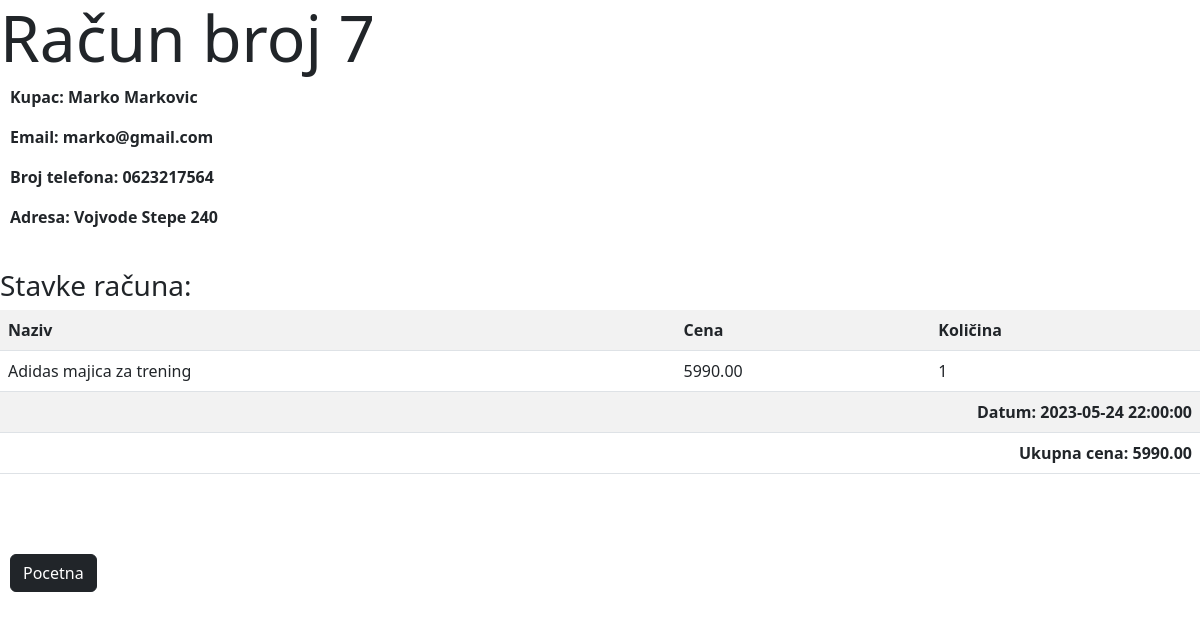
Page /racun.php?id_racuna=7 (signed in) on the committed database.
### tables this page shows
CREATE TABLE `korisnik` (
  `id_korisnika` int(11) NOT NULL,
  `ime` varchar(50) DEFAULT NULL,
  `prezime` varchar(50) DEFAULT NULL,
  `username` varchar(50) DEFAULT NULL,
  `password` varchar(50) DEFAULT NULL,
  `email` varchar(100) DEFAULT NULL,
  `broj_telefona` varchar(20) DEFAULT NULL,
  `adresa` varchar(100) DEFAULT NULL
);

CREATE TABLE `racun_proizvod` (
  `id_proizvoda` int(11) DEFAULT NULL,
  `id_racuna` int(11) DEFAULT NULL,
  `ukupna_kolicina` int(11) DEFAULT NULL
);

CREATE TABLE `proizvod` (
  `id_proizvoda` int(11) NOT NULL,
  `naziv` varchar(100) DEFAULT NULL,
  `kategorija` varchar(50) DEFAULT NULL,
  `cena` decimal(10,2) DEFAULT NULL,
  `kolicina` int(11) DEFAULT NULL
);

CREATE TABLE `racun` (
  `id_racuna` int(11) NOT NULL,
  `id_korisnika` int(11) DEFAULT NULL,
  `datum` timestamp NULL DEFAULT NULL,
  `ukupna_cena` decimal(10,2) DEFAULT NULL
);

### racun.php (the view, shortened to what this page needs)
<?php
$servername = "localhost";
$username = "root";
$password = "";
$dbname = "is_projekat";
$conn = new mysqli($servername, $username, $password, $dbname);
if (isset($_GET['id_racuna'])) {
    $id_racuna = $_GET['id_racuna'];
    $sql_racun = "SELECT * FROM racun WHERE id_racuna = '$id_racuna'";
    $result_racun = $conn->query($sql_racun);
    $row_racun = $result_racun->fetch_assoc();
    if ($row_racun) {
        $id_korisnika = $row_racun['id_korisnika'];
        $datum = $row_racun['datum'];
        $ukupna_cena = $row_racun['ukupna_cena'];
        $sql_korisnik = "SELECT * FROM korisnik WHERE id_korisnika = '$id_korisnika'";
        $result_korisnik = $conn->query($sql_korisnik);
        $row_korisnik = $result_korisnik->fetch_assoc();
        $ime = $row_korisnik['ime'];
        $prezime = $row_korisnik['prezime'];
        $email = $row_korisnik['email'];
        $broj_telefona = $row_korisnik['broj_telefona'];
        $adresa = $row_korisnik['adresa'];
    } else {
        echo "Račun ne postoji.";
        exit();
    }
} else {
    echo "Nedostaje ID računa.";
    exit();
}
?>
<!DOCTYPE html>
<html>
<head>
    <link href="https://cdn.jsdelivr.net/npm/bootstrap@5.3.0-alpha3/dist/css/bootstrap.min.css" rel="stylesheet">
</head>
<body>
    <h1 class="display-3">Račun broj <?php echo $id_racuna; ?></h1>
    <p style="margin-left:10px; font-weight:bold;">Kupac: <?php echo $ime . " " . $prezime; ?></p>
    <p style="margin-left:10px; font-weight:bold;">Email: <?php echo $email; ?></p>
    <p style="margin-left:10px; font-weight:bold;">Broj telefona: <?php echo $broj_telefona; ?></p>
    <p style="margin-left:10px; font-weight:bold;">Adresa: <?php echo $adresa; ?></p>
    <br>
    <h3>Stavke računa:</h3>
    <table class="table table-striped">
        <tr>
            <th>Naziv</th>
            <th>Cena</th>
            <th>Količina</th>
        </tr>
        <?php
        $sql_stavke = "SELECT p.naziv, p.cena, rp.ukupna_kolicina
                       FROM racun_proizvod rp
                       INNER JOIN proizvod p ON rp.id_proizvoda = p.id_proizvoda
                       WHERE rp.id_racuna = '$id_racuna'";
        $result_stavke = $conn->query($sql_stavke);
        if ($result_stavke->num_rows > 0) {
            while ($row_stavke = $result_stavke->fetch_assoc()) {
                $naziv = $row_stavke['naziv'];
                $cena = $row_stavke['cena'];
                $kolicina = $row_stavke['ukupna_kolicina'];
                ?>
                <tr>
                    <td><?php echo $naziv; ?></td>
                    <td><?php echo $cena; ?></td>
                    <td><?php echo $kolicina; ?></td>
                </tr>
                <?php
            }
        } else {
            echo "<tr><td colspan='3'>Nema stavki na računu.</td></tr>";
        }
        ?>
        <tr>
            <td style="font-weight:bold; text-align:right;" colspan="3";>Datum: <?php echo $datum; ?> </td>
        </tr>
        <tr>
            <td style="font-weight:bold; text-align:right;" colspan="3";>Ukupna cena: <?php echo $ukupna_cena; ?> </td>
        </tr>
    </table>
    <br>
    <br>
    <a style="margin-left:10px;" href="pocetna.php"><button class="btn btn-dark">Pocetna</button></a>
</body>
</html>

### rows in the picture
korisnik: ime "Marko", prezime "Markovic", email "marko@gmail.com", broj_telefona "0623217564", adresa "Vojvode Stepe 240"
racun_proizvod: id_proizvoda.naziv "Adidas majica za trening", id_proizvoda.cena "5990.00", ukupna_kolicina "1"
racun: datum "2023-05-24 22:00:00", ukupna_cena "5990.00"
